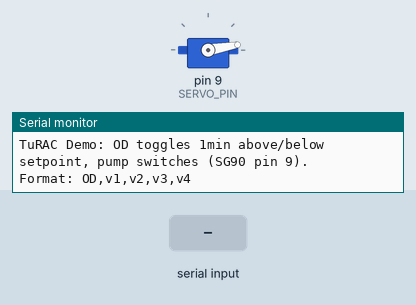
Bench run of a sketch on a simulated Arduino Uno, built with avr-gcc and run on an emulated ATmega328P. Parts: servo, the last lines printed to the serial monitor. The test bench sets the inputs (shaded band).

Above: at 0.1 s.
At 1.2 s:
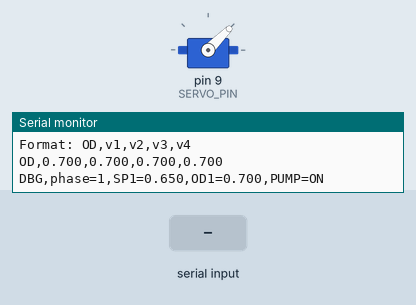
1.3 s: "PID,\n" received over Serial
Timing chart, 0 to 4.3 s (numbered marks = the images above; inputs shaded):
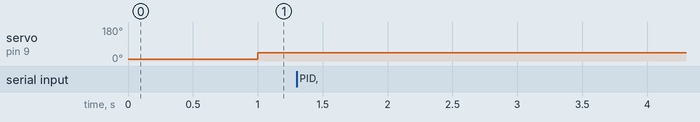

The sketch:

sketch_PID_Control.ino
```cpp
// arduino/turac_pid_demo.ino
#include <Servo.h>

const int NUM_CHANNELS = 4;

// ----- SG90 pump demo (CH1) -----
const int SERVO_PIN = 9;      // requested
Servo pumpServo;
const int SERVO_IDLE = 10;
const int SERVO_PUMP = 45;

// ----- Setpoint (default) -----
float PID_SETPOINTS[NUM_CHANNELS] = {0.65, 0.65, 0.65, 0.65};
float PID_Kp[NUM_CHANNELS]        = {1.5,  1.5,  1.5,  1.5};
float PID_Ki[NUM_CHANNELS]        = {0.05, 0.05, 0.05, 0.05};
float PID_Kd[NUM_CHANNELS]        = {0.02, 0.02, 0.02, 0.02};

// ----- Demo OD values -----
float odValue[NUM_CHANNELS] = {0.70, 0.70, 0.70, 0.70};  // start above SP

// ----- PID state (per channel) -----
float pidError[NUM_CHANNELS] = {0,0,0,0};
float pidLastError[NUM_CHANNELS] = {0,0,0,0};
float pidIntegral[NUM_CHANNELS] = {0,0,0,0};
float pidDerivative[NUM_CHANNELS] = {0,0,0,0};
float pidOutputPercent[NUM_CHANNELS] = {0,0,0,0};

// ----- Pump state -----
bool pumpOn = false;

// ----- Timing -----
unsigned long lastTick = 0;
const unsigned long TICK_MS = 1000;

// ----- Deterministic demo pattern -----
// 0..59 sec: force OD above setpoint (SP + 0.05)
// 60..119 sec: force OD below setpoint (SP - 0.05)
// Repeat forever
unsigned long cycleStart = 0;

float clampf(float x, float lo, float hi) {
  if (x < lo) return lo;
  if (x > hi) return hi;
  return x;
}

// PID calculation uses: error = od - setpoint
void calculatePID(int ch) {
  pidLastError[ch] = pidError[ch];
  pidError[ch] = odValue[ch] - PID_SETPOINTS[ch];

  float deltaTime = 1.0;

  float P = PID_Kp[ch] * pidError[ch];

  pidIntegral[ch] += pidError[ch] * deltaTime;
  pidIntegral[ch] = clampf(pidIntegral[ch], -100, 100);

  float I = PID_Ki[ch] * pidIntegral[ch];

  pidDerivative[ch] = (pidError[ch] - pidLastError[ch]) / deltaTime;
  float D = PID_Kd[ch] * pidDerivative[ch];

  pidOutputPercent[ch] = P + I + D;
  pidOutputPercent[ch] = clampf(pidOutputPercent[ch], 0, 100);
}

// ----- Interpret controller output as ON/OFF pump for demo -----
// If OD is above SP -> pump ON
// If OD is below SP -> pump OFF
void applyPumpLogic() {
  // CH1 controls pump
  if (odValue[0] > PID_SETPOINTS[0]) {
    pumpOn = true;
    pumpServo.write(SERVO_PUMP);
  } else {
    pumpOn = false;
    pumpServo.write(SERVO_IDLE);
  }
}

// ----- Receive PID line from backend -----
// format: PID,SP,a,b,c,d,KP,a,b,c,d,KI,a,b,c,d,KD,a,b,c,d
void handlePIDLine(String line) {
  line.trim();
  if (!line.startsWith("PID,")) return;

  const int MAX_TOK = 80;
  String tok[MAX_TOK];
  int n = 0;

  int start = 0;
  while (true) {
    int idx = line.indexOf(',', start);
    if (idx == -1) {
      tok[n++] = line.substring(start);
      break;
    }
    tok[n++] = line.substring(start, idx);
    start = idx + 1;
    if (n >= MAX_TOK) break;
  }

  auto loadSection = [&](const String& key, float arr[]) {
    for (int i = 0; i < n; i++) {
      if (tok[i] == key) {
        if (i + NUM_CHANNELS >= n) return;
        for (int ch = 0; ch < NUM_CHANNELS; ch++) {
          arr[ch] = tok[i + 1 + ch].toFloat();
        }
        return;
      }
    }
  };

  loadSection("SP", PID_SETPOINTS);
  loadSection("KP", PID_Kp);
  loadSection("KI", PID_Ki);
  loadSection("KD", PID_Kd);

  // reset integrators for clean behavior
  for (int ch = 0; ch < NUM_CHANNELS; ch++) pidIntegral[ch] = 0;

  Serial.print("ACK,SP1=");
  Serial.print(PID_SETPOINTS[0], 3);
  Serial.print(",SP2=");
  Serial.print(PID_SETPOINTS[1], 3);
  Serial.print(",SP3=");
  Serial.print(PID_SETPOINTS[2], 3);
  Serial.print(",SP4=");
  Serial.println(PID_SETPOINTS[3], 3);
}

void checkSerial() {
  while (Serial.available()) {
    String line = Serial.readStringUntil('\n');
    line.trim();
    if (line.startsWith("PID,")) handlePIDLine(line);
  }
}

void setup() {
  Serial.begin(115200);
  while (!Serial) { ; }

  pumpServo.attach(SERVO_PIN);
  pumpServo.write(SERVO_IDLE);

  cycleStart = millis();

  Serial.println("TuRAC Demo: OD toggles 1min above/below setpoint, pump switches (SG90 pin 9).");
  Serial.println("Format: OD,v1,v2,v3,v4");
}

void loop() {
  checkSerial();

  unsigned long now = millis();
  if (now - lastTick >= TICK_MS) {
    lastTick = now;

    // Determine which minute we are in within a 2-minute cycle
    unsigned long elapsed = (now - cycleStart) / 1000UL;   // seconds
    unsigned long phase = elapsed % 120UL;                 // 0..119

    // Create OD values relative to setpoint (no gradual drift)
    for (int ch = 0; ch < NUM_CHANNELS; ch++) {
      if (phase < 60UL) {
        // 1st minute: above setpoint
        odValue[ch] = PID_SETPOINTS[ch] + 0.05;
      } else {
        // 2nd minute: below setpoint
        odValue[ch] = PID_SETPOINTS[ch] - 0.05;
      }
    }

    // Calculate PID (not required for ON/OFF demo, but kept to match your structure)
    for (int ch = 0; ch < NUM_CHANNELS; ch++) {
      calculatePID(ch);
    }

    // Pump logic: ON when above SP, OFF when below SP
    applyPumpLogic();

    // Send OD to backend (dashboard)
    Serial.print("OD,");
    for (int ch = 0; ch < NUM_CHANNELS; ch++) {
      Serial.print(odValue[ch], 3);
      if (ch < NUM_CHANNELS - 1) Serial.print(",");
    }
    Serial.println();

    // Debug for demo
    Serial.print("DBG,phase=");
    Serial.print(phase);
    Serial.print(",SP1=");
    Serial.print(PID_SETPOINTS[0], 3);
    Serial.print(",OD1=");
    Serial.print(odValue[0], 3);
    Serial.print(",PUMP=");
    Serial.println(pumpOn ? "ON" : "OFF");
  }
}
```
